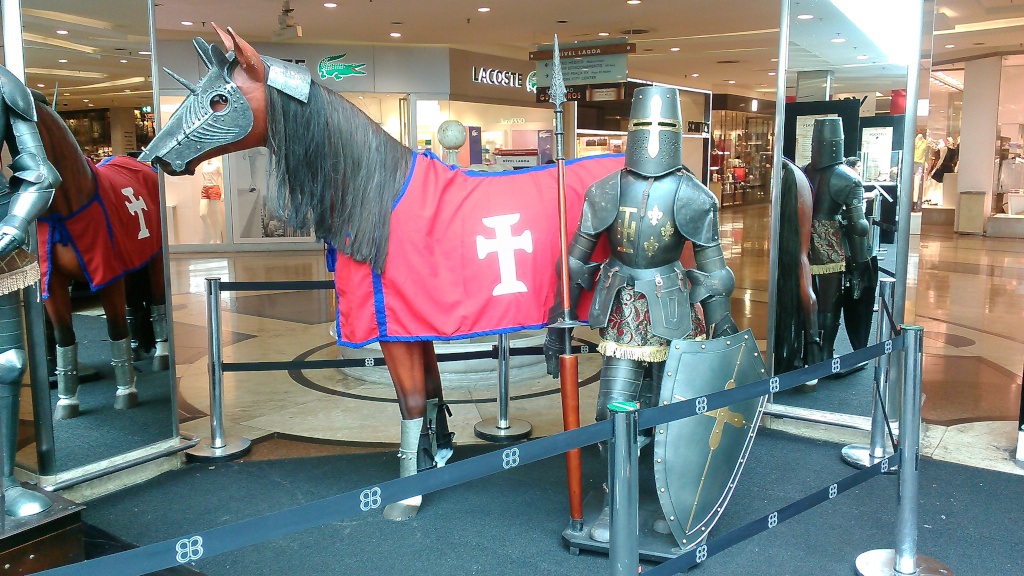
//> input picture Intro. Comp. Grafica/A OPENCV FILTRO Tiago/imagens/imagem_01.jpg, 1024 x 576 px
$ ./B ../imagens/imagem_01.jpg   (built with g++ and OpenCV 4)
//> lines starting //> are read from the running program, lines starting //| are printed output that depends on the picture; after the words box and inside, x2 and y2 are one past the last pixel; in counts of white or black regions, pixels touching at a corner belong together
#include "opencv2/imgproc.hpp"
#include "opencv2/imgcodecs.hpp"
#include "opencv2/highgui.hpp"
#include <iostream>
using namespace cv;
using namespace std;
enum MyShape{MyCIRCLE=0,MyRECTANGLE,MyELLIPSE};
struct ParamColorMap {
    int iColormap;
    Mat img;
};
String winName="False color";
static const String ColorMaps[] = { "Autumn", "Bone", "Jet", "Winter", "Rainbow", "Ocean", "Summer", "Spring",
                                    "Cool", "HSV", "Pink", "Hot", "Parula", "Magma", "Inferno", "Plasma", "Viridis",
                                    "Cividis", "Twilight", "Twilight Shifted", "Turbo", "Deep Green", "User defined (random)" };
static void TrackColorMap(int x, void *r)
{
    ParamColorMap *p = (ParamColorMap*)r;
    Mat dst;
    p->iColormap= x;
    if (x == COLORMAP_DEEPGREEN + 1)
    {
        Mat lutRND(256, 1, CV_8UC3);
        randu(lutRND, Scalar(0, 0, 0), Scalar(255, 255, 255));
        applyColorMap(p->img, dst, lutRND);
    }
    else
        applyColorMap(p->img,dst,p->iColormap);
    putText(dst, "Colormap : "+ColorMaps[p->iColormap], Point(10, 20), FONT_HERSHEY_SIMPLEX, 0.8, Scalar(255, 255, 255),2);
    imshow(winName, dst);
}
static Mat DrawMyImage(int thickness,int nbShape)
{
    Mat img=Mat::zeros(500,256*thickness+100,CV_8UC1);
    int offsetx = 50, offsety = 25;
    int lineLength = 50;
    for (int i=0;i<256;i++)
        line(img,Point(thickness*i+ offsetx, offsety),Point(thickness*i+ offsetx, offsety+ lineLength),Scalar(i), thickness);
    RNG r;
    Point center;
    int radius;
    int width,height;
    int angle;
    Rect rc;
    for (int i=1;i<=nbShape;i++)
    {
        int typeShape = r.uniform(MyCIRCLE, MyELLIPSE+1);
        switch (typeShape) {
        case MyCIRCLE:
            center = Point(r.uniform(offsetx,img.cols- offsetx), r.uniform(offsety + lineLength, img.rows - offsety));
            radius = r.uniform(1, min(offsetx, offsety));
            circle(img,center,radius,Scalar(i),-1);
            break;
        case MyRECTANGLE:
            center = Point(r.uniform(offsetx, img.cols - offsetx), r.uniform(offsety + lineLength, img.rows - offsety));
            width = r.uniform(1, min(offsetx, offsety));
            height = r.uniform(1, min(offsetx, offsety));
            rc = Rect(center-Point(width ,height )/2, center + Point(width , height )/2);
            rectangle(img,rc, Scalar(i), -1);
            break;
        case MyELLIPSE:
            center = Point(r.uniform(offsetx, img.cols - offsetx), r.uniform(offsety + lineLength, img.rows - offsety));
            width = r.uniform(1, min(offsetx, offsety));
            height = r.uniform(1, min(offsetx, offsety));
            angle = r.uniform(0, 180);
            ellipse(img, center,Size(width/2,height/2),angle,0,360, Scalar(i), -1);
            break;
        }
    }
    return img;
}
int main(int argc, char** argv)
{
    cout << "This program demonstrates the use of applyColorMap function.\n\n";
    ParamColorMap  p;
    Mat img;
    if (argc > 1)
        img = imread(samples::findFile(argv[1]), IMREAD_GRAYSCALE);
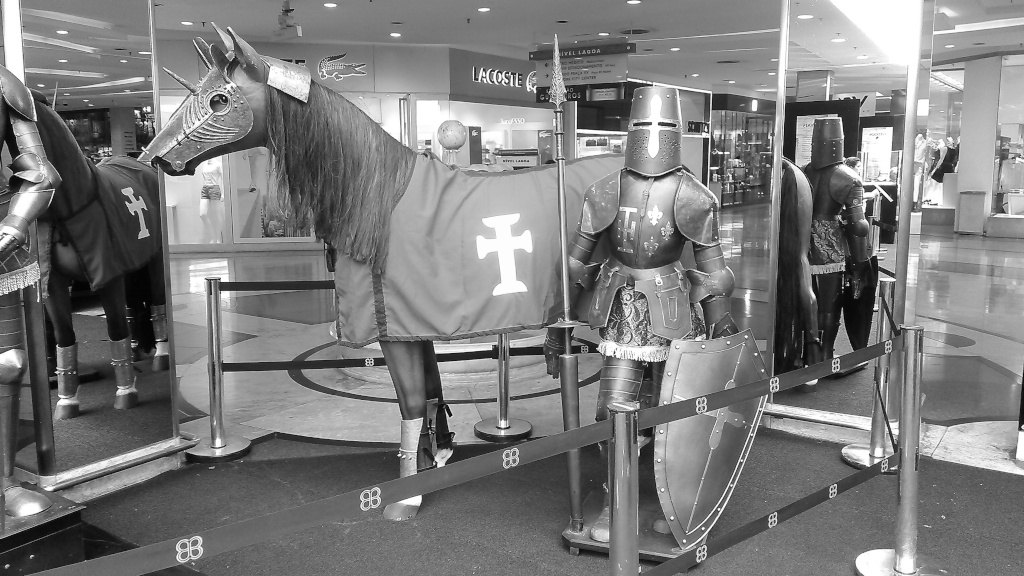
//> img: 576 rows x 1024 cols, CV_8UC1; min 0, max 255, mean 124.3
    else
        img = DrawMyImage(2,256);
    p.img=img;
    p.iColormap=0;
    imshow("Gray image",img);
    namedWindow(winName);
    createTrackbar("colormap", winName, NULL, COLORMAP_DEEPGREEN + 1, TrackColorMap, (void*)&p);
    setTrackbarMin("colormap", winName, COLORMAP_AUTUMN);
    setTrackbarMax("colormap", winName, COLORMAP_DEEPGREEN + 1);
    setTrackbarPos("colormap", winName, COLORMAP_AUTUMN);
    TrackColorMap(0, (void*)&p);
//> in TrackColorMap, `applyColorMap(p->img,dst,p->iColormap);`:
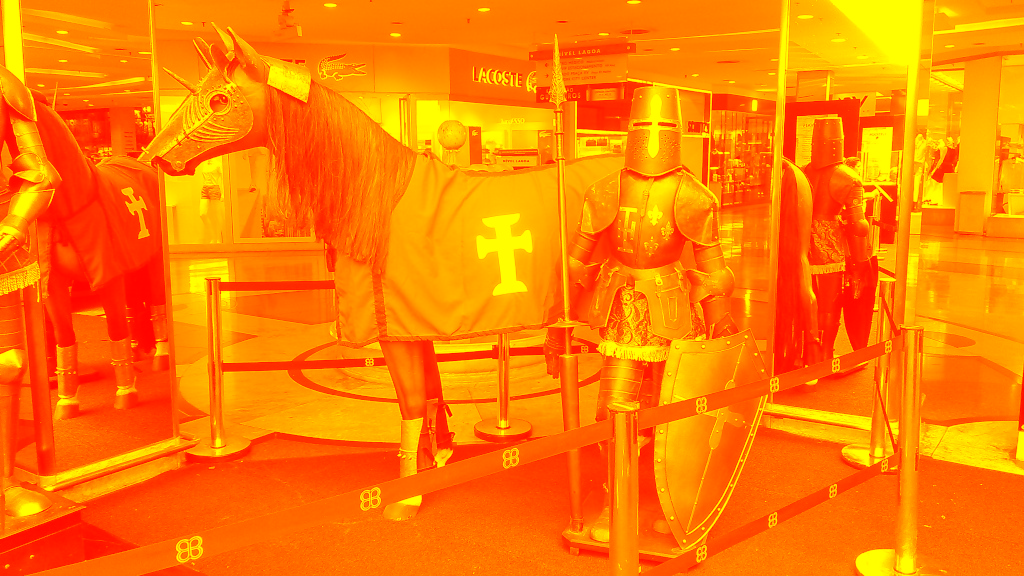
//> dst: 576 rows x 1024 cols, CV_8UC3; mean B, G, R 0, 124.3, 255
//> in TrackColorMap, `putText(dst, "Colormap : "+ColorMaps[p->iColormap], Point(10, 20), FON..`:
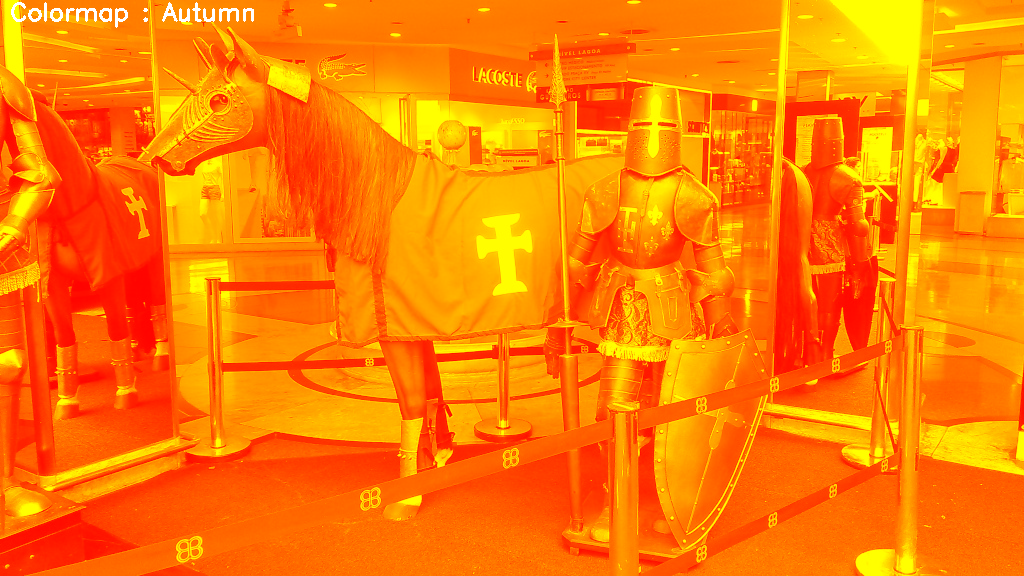
//> dst: 576 rows x 1024 cols, CV_8UC3; 0.25% of pixels changed, all inside (x1, y1, x2, y2) = (11, 2, 254, 28)
    cout << "Press a key to exit" << endl;
    waitKey(0);
    return 0;
}
